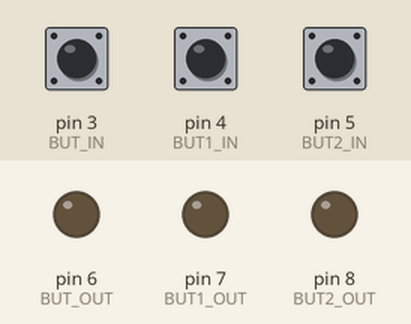
Recording of a program running on a simulated Arduino Mega 2560, built with avr-gcc and run on an emulated ATmega2560. Parts: output pins drawn as LEDs (lit = HIGH). The test bench sets the inputs (shaded band); at power-on: pin 3 (BUT_IN) LOW, pin 4 (BUT1_IN) LOW, pin 5 (BUT2_IN) LOW. What the program prints to the serial monitor is not drawn.

Above: at 1.2 s.
1.3 s: pin 3 (BUT_IN) pulled HIGH for 0.15 s
At 2.3 s:
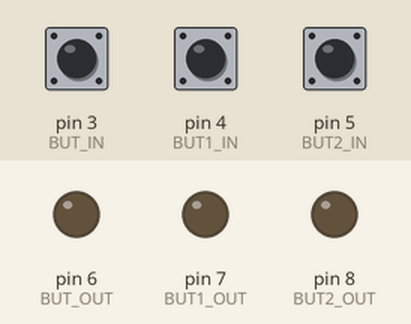
3.0 s: pin 4 (BUT1_IN) pulled HIGH for 0.15 s
At 3.6 s:
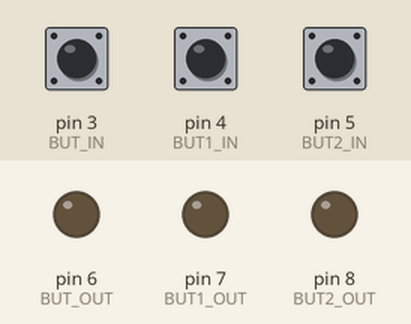
4.7 s: pin 5 (BUT2_IN) pulled HIGH for 0.15 s
At 6.1 s:
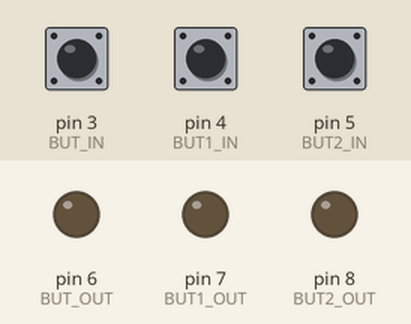
6.4 s: pin 5 (BUT2_IN) pulled HIGH for 3.2 s
At 7.0 s:
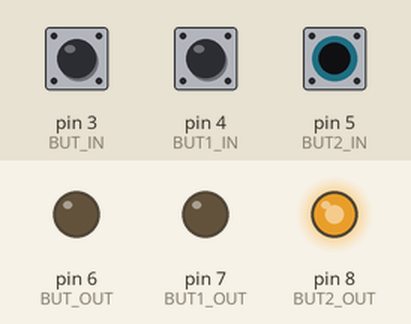
11.1 s: pin 3 (BUT_IN) pulled HIGH for 1 s
At 11.8 s:
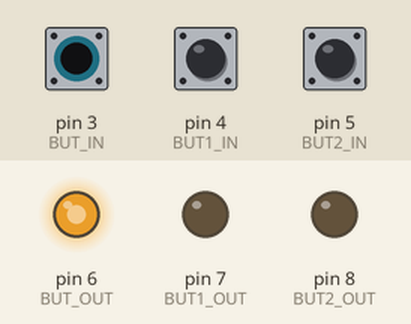
13.6 s: pin 3 (BUT_IN) pulled HIGH for 3.2 s
At 17.8 s:
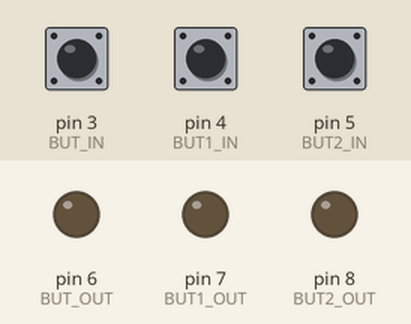
Timing chart, 0 to 19.3 s (numbered marks = the images above; inputs shaded):
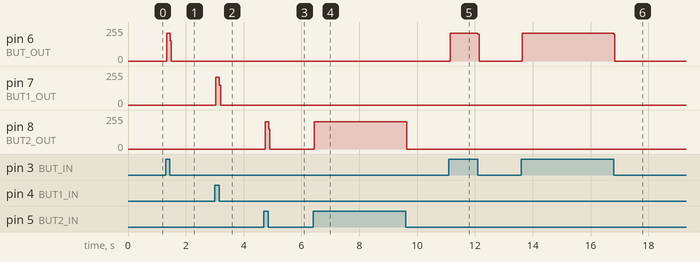

Measured:
- after the input at 1.3 s, pin 6 (BUT_OUT): 0/255 → 208/255 at once, → 0/255 0.12 s later
- after the input at 3.0 s, pin 7 (BUT1_OUT): 0/255 → 207/255 at once, → 0/255 0.12 s later
- after the input at 4.7 s, pin 8 (BUT2_OUT): 0/255 → 206/255 at once, → 0/255 0.12 s later
- after the input at 6.4 s, pin 8 (BUT2_OUT): 0/255 → 206/255 at once, → 0/255 3.2 s later
- after the input at 11.1 s, pin 6 (BUT_OUT): 0/255 → 208/255 at once, → 0/255 0.96 s later
- after the input at 13.6 s, pin 6 (BUT_OUT): 0/255 → 208/255 at once, → 0/255 3.2 s later

The program:

main.cpp
```cpp
#include <Arduino.h>
/*
// Communication UART entre ESP32-S3 et Arduino Mega 2560
// Exemple utilisant UART1 sur les GPIO 16 (RX) et 17 (TX)
#define RXD1 16
#define TXD1 17
const uint8_t IN_PIN_3_C5 = 3;
const uint8_t IN_PIN_4_D5 = 4;
const uint8_t IN_PIN_5_E5 = 5;
const uint8_t OUT_PIN_6_C5 = 6;
const uint8_t OUT_PIN_7_D5 = 7;
const uint8_t OUT_PIN_8_E5 = 8;
const uint8_t IN_PIN_10_SENSOR = 10;

bool STATE;

uint8_t tabNotes[24];
uint8_t sol;

void sendReceivedMessage();
void touchState();
void piloteSolC5();
void piloteSolD5();
void piloteSolE5();

void piloteSolC5()
{
  digitalWrite(OUT_PIN_6_C5, HIGH);
  delayMicroseconds(10000);
  digitalWrite(OUT_PIN_6_C5, LOW);
}

void piloteSolD5()
{
  digitalWrite(OUT_PIN_7_D5, HIGH);
}

void piloteSolE5()
{
  digitalWrite(OUT_PIN_8_E5, HIGH);
}

void touchState()
{
  sol = 3;
  for (uint8_t idx1 = 0; idx1 <= 2; idx1++)
  {
    tabNotes[idx1] = digitalRead(sol);
    Serial.print(tabNotes[idx1]);
    sol += 1;
  }
}

void sendReceivedMessage()
{
  sol = 0;
  for (uint8_t idx0 = 3; idx0 <= 5; idx0++)
  {
    idx0 = idx0 + 3;
    digitalWrite(idx0, 0);
  }
  Serial.println();
}

void setup()
{
  Serial.begin(115200);
  Serial1.begin(115200);
  // Pour la communication UART avec l’ESP32-S3
  Serial.println("Mega 2560 prêt !");
  pinMode(IN_PIN_3_C5, INPUT);
  attachInterrupt(digitalPinToInterrupt(IN_PIN_3_C5), piloteSolC5, RISING);
  pinMode(IN_PIN_4_D5, INPUT);
  pinMode(IN_PIN_5_E5, INPUT);
  pinMode(OUT_PIN_6_C5, OUTPUT);
  pinMode(OUT_PIN_7_D5, OUTPUT);
  pinMode(OUT_PIN_8_E5, OUTPUT);
  pinMode(IN_PIN_10_SENSOR, INPUT);
  digitalWrite(6, 0);
  digitalWrite(7, 0);
  digitalWrite(8, 0);
}
void loop()
{ // Si on reçoit des données de l’ESP32-S3
  digitalWrite(OUT_PIN_6_C5, LOW);
  digitalWrite(OUT_PIN_7_D5, LOW);
  digitalWrite(OUT_PIN_8_E5, LOW);

  sendReceivedMessage();
  touchState();
}
*/

#define BUT_IN 3
#define BUT1_IN 4
#define BUT2_IN 5
#define BUT_OUT 6
#define BUT1_OUT 7
#define BUT2_OUT 8
void piloteC5();
int tempo = 10000;

bool last_state_but = false;
bool last_state_but1 = false;
bool last_state_but2 = false;
bool state_but = false;
bool state_but1 = false;
bool state_but2 = false;

void piloteC5()
{
  state_but = 1;
  digitalWrite(BUT_OUT, 1);
  delayMicroseconds(500);
  digitalWrite(BUT_OUT, 0);
  if (state_but)
  {
    Serial.println("/C5");
    Serial1.println("/C5");
    state_but = 0;
  }
}

void setup()
{
  Serial.begin(115200);
  Serial1.begin(115200);
  pinMode(BUT_IN, INPUT);
  pinMode(BUT1_IN, INPUT);
  pinMode(BUT2_IN, INPUT);
  pinMode(BUT_OUT, OUTPUT);
  pinMode(BUT1_OUT, OUTPUT);
  pinMode(BUT2_OUT, OUTPUT);
  attachInterrupt(digitalPinToInterrupt(BUT_IN), piloteC5, RISING);
  Serial.println("READY");
}
void loop()
{

  if (digitalRead(BUT_IN) == 1 && last_state_but == 0)
  {
    piloteC5();
  }

  else if (digitalRead(BUT1_IN) == 1 && last_state_but1 == 0)
  {
    state_but1 = 1;
    digitalWrite(BUT1_OUT, 1);
    delayMicroseconds(500);
    digitalWrite(BUT1_OUT, 0);
    if (state_but1)
    {
      Serial.println("/D5");
      Serial1.println("/D5");
      state_but1 = 0;
      last_state_but1 = 0;
    }
  }
  else if (digitalRead(BUT2_IN) == 1 && last_state_but2 == 0)
  {
    state_but2 = 1;
    digitalWrite(BUT2_OUT, 1);
    delayMicroseconds(500);
    digitalWrite(BUT2_OUT, 0);
    if (state_but2)
    {
      Serial.println("/E5");
      Serial1.println("/E5");
      state_but2 = 0;
    }
  }
}
```
